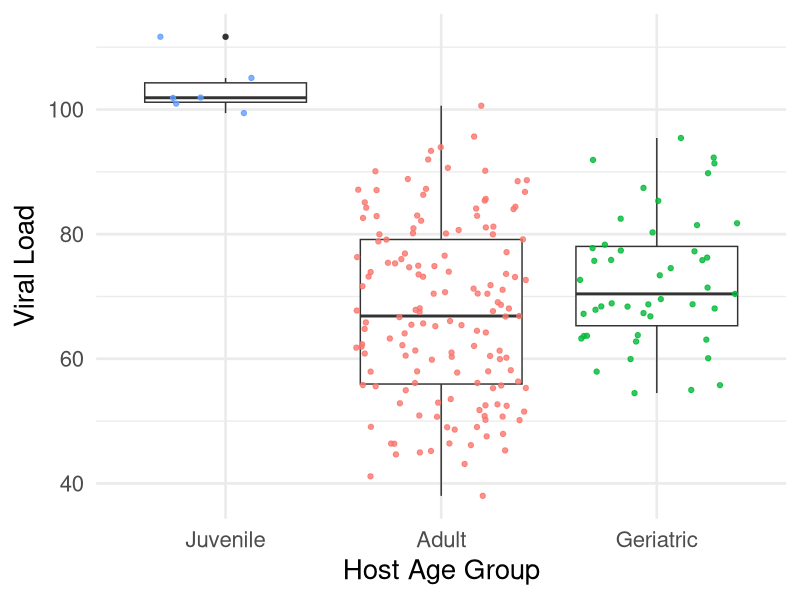

Reproduce this figure in R. (Note: this script raises an error after producing the figure.)
# Load necessary libraries
library(ggplot2)
library(dplyr)
library(ggpubr) 

# Generate synthetic data
set.seed(123)

n <- 300
x<- 10 

# Set seed for reproducibility
set.seed(123)

# Generate host age (1 to 10 years)
n <- 200  # Number of data points
host_age <- runif(n, min = 0, max = 10) %>% round()

# Simulate viral load with a negative relationship to host age
# Adding random noise to make the data more realistic
viral_load <- 100 - 8 * host_age + rnorm(n, mean = 0, sd = 15)  # Linear negative relationship
viral_load <- 100 * exp(-0.3 * host_age) + rnorm(n, mean = 0, sd = 3)  # Exponential decay with noise
viral_load <- ifelse(
  host_age < 8,
  100 * exp(-0.1 * host_age) + rnorm(n, mean = 0, sd = 6),  # Exponential decay for ages < 9
  55 + 10 * (host_age - 7) + rnorm(n, mean = 0, sd = 6)      # Increase for ages 9-10
)

# Ensure viral load is within the range of 1 to 100
#viral_load <- pmin(pmax(viral_load, 1), 100)

# Combine into a data frame
data <- data.frame(HostAge = host_age, ViralLoad = viral_load) %>% 
  mutate(AgeGroup = case_when(
    HostAge >= 8 & HostAge <= 10 ~ "Geriatric",
    HostAge > 0 & HostAge < 8    ~ "Adult",
    HostAge == 0                 ~ "Juvenile"
  ))

# Plot the simulated data
ggplot(data, aes(x = HostAge, y = ViralLoad)) +
  geom_jitter(alpha = 0.6, width=0.4, height=0.8) +
  geom_smooth(method = "loess", color = "blue", se = FALSE) +
  scale_x_continuous(breaks=seq(0,10,1)) + 
  labs(x = "Host Age (years)",
       y = "Viral Load") +
  theme_minimal(base_size = 20) -> years 

ggplot(data, aes(x = AgeGroup, y = ViralLoad)) +
  geom_boxplot() + 
  geom_jitter(aes(colour=AgeGroup), alpha = 0.8) +
  geom_smooth(method = "lm", color = "blue", se = FALSE) +
  labs(x = "Host Age Group",
       y = "Viral Load") +
  scale_x_discrete(limits=c("Juvenile", "Adult", "Geriatric")) + 
  theme_minimal(base_size = 20) +
  theme(legend.position = "none") -> group 

# Summary of the simulated data
summary(data)

years + ggsave("Figures/AgeContinuous.png", units="mm", height=120, width=140, dpi=300)
group  + ggsave("Figures/AgeGroup.png", units="mm", height=120, width=140, dpi=300)

